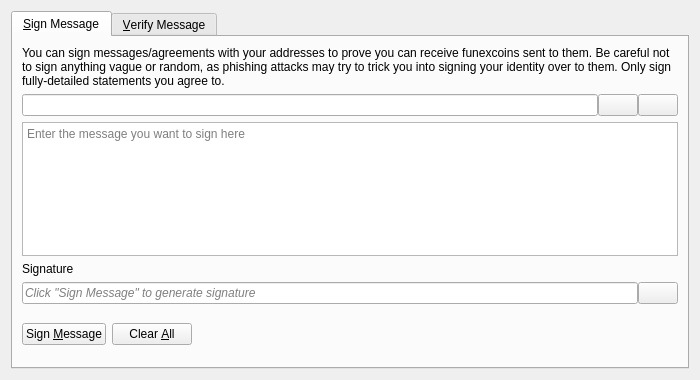
<?xml version="1.0" encoding="UTF-8"?>
<ui version="4.0">
 <class>SignVerifyMessageDialog</class>
 <widget class="QDialog" name="SignVerifyMessageDialog">
  <property name="geometry">
   <rect>
    <x>0</x>
    <y>0</y>
    <width>700</width>
    <height>380</height>
   </rect>
  </property>
  <property name="windowTitle">
   <string>Signatures - Sign / Verify a Message</string>
  </property>
  <property name="modal">
   <bool>true</bool>
  </property>
  <layout class="QVBoxLayout" name="verticalLayout">
   <item>
    <widget class="QTabWidget" name="tabWidget">
     <property name="currentIndex">
      <number>0</number>
     </property>
     <widget class="QWidget" name="tabSignMessage">
      <attribute name="title">
       <string>&amp;Sign Message</string>
      </attribute>
      <layout class="QVBoxLayout" name="verticalLayout_SM">
       <item>
        <widget class="QLabel" name="infoLabel_SM">
         <property name="text">
          <string>You can sign messages/agreements with your addresses to prove you can receive funexcoins sent to them. Be careful not to sign anything vague or random, as phishing attacks may try to trick you into signing your identity over to them. Only sign fully-detailed statements you agree to.</string>
         </property>
         <property name="textFormat">
          <enum>Qt::PlainText</enum>
         </property>
         <property name="wordWrap">
          <bool>true</bool>
         </property>
        </widget>
       </item>
       <item>
        <layout class="QHBoxLayout" name="horizontalLayout_1_SM">
         <property name="spacing">
          <number>0</number>
         </property>
         <item>
          <widget class="QValidatedLineEdit" name="addressIn_SM">
           <property name="toolTip">
            <string>The FunexCoin address to sign the message with</string>
           </property>
          </widget>
         </item>
         <item>
          <widget class="QPushButton" name="addressBookButton_SM">
           <property name="toolTip">
            <string>Choose previously used address</string>
           </property>
           <property name="text">
            <string/>
           </property>
           <property name="icon">
            <iconset resource="../funexcoin.qrc">
             <normaloff>:/icons/address-book</normaloff>:/icons/address-book</iconset>
           </property>
           <property name="shortcut">
            <string>Alt+A</string>
           </property>
           <property name="autoDefault">
            <bool>false</bool>
           </property>
          </widget>
         </item>
         <item>
          <widget class="QPushButton" name="pasteButton_SM">
           <property name="toolTip">
            <string>Paste address from clipboard</string>
           </property>
           <property name="text">
            <string/>
           </property>
           <property name="icon">
            <iconset resource="../funexcoin.qrc">
             <normaloff>:/icons/editpaste</normaloff>:/icons/editpaste</iconset>
           </property>
           <property name="shortcut">
            <string>Alt+P</string>
           </property>
           <property name="autoDefault">
            <bool>false</bool>
           </property>
          </widget>
         </item>
        </layout>
       </item>
       <item>
        <widget class="QPlainTextEdit" name="messageIn_SM">
         <property name="toolTip">
          <string>Enter the message you want to sign here</string>
         </property>
         <property name="placeholderText">
          <string>Enter the message you want to sign here</string>
         </property>
        </widget>
       </item>
       <item>
        <widget class="QLabel" name="signatureLabel_SM">
         <property name="text">
          <string>Signature</string>
         </property>
         <property name="textFormat">
          <enum>Qt::PlainText</enum>
         </property>
        </widget>
       </item>
       <item>
        <layout class="QHBoxLayout" name="horizontalLayout_2_SM">
         <property name="spacing">
          <number>0</number>
         </property>
         <item>
          <widget class="QLineEdit" name="signatureOut_SM">
           <property name="placeholderText">
            <string>Click "Sign Message" to generate signature</string>
           </property>
           <property name="font">
            <font>
             <italic>true</italic>
            </font>
           </property>
           <property name="readOnly">
            <bool>true</bool>
           </property>
          </widget>
         </item>
         <item>
          <widget class="QPushButton" name="copySignatureButton_SM">
           <property name="toolTip">
            <string>Copy the current signature to the system clipboard</string>
           </property>
           <property name="text">
            <string/>
           </property>
           <property name="icon">
            <iconset resource="../funexcoin.qrc">
             <normaloff>:/icons/editcopy</normaloff>:/icons/editcopy</iconset>
           </property>
           <property name="autoDefault">
            <bool>false</bool>
           </property>
          </widget>
         </item>
        </layout>
       </item>
       <item>
        <layout class="QHBoxLayout" name="horizontalLayout_3_SM">
         <item>
          <widget class="QPushButton" name="signMessageButton_SM">
           <property name="toolTip">
            <string>Sign the message to prove you own this FunexCoin address</string>
           </property>
           <property name="text">
            <string>Sign &amp;Message</string>
           </property>
           <property name="icon">
            <iconset resource="../funexcoin.qrc">
             <normaloff>:/icons/edit</normaloff>:/icons/edit</iconset>
           </property>
           <property name="autoDefault">
            <bool>false</bool>
           </property>
          </widget>
         </item>
         <item>
          <widget class="QPushButton" name="clearButton_SM">
           <property name="toolTip">
            <string>Reset all sign message fields</string>
           </property>
           <property name="text">
            <string>Clear &amp;All</string>
           </property>
           <property name="icon">
            <iconset resource="../funexcoin.qrc">
             <normaloff>:/icons/remove</normaloff>:/icons/remove</iconset>
           </property>
           <property name="autoDefault">
            <bool>false</bool>
           </property>
          </widget>
         </item>
         <item>
          <spacer name="horizontalSpacer_1_SM">
           <property name="orientation">
            <enum>Qt::Horizontal</enum>
           </property>
           <property name="sizeHint" stdset="0">
            <size>
             <width>40</width>
             <height>48</height>
            </size>
           </property>
          </spacer>
         </item>
         <item>
          <widget class="QLabel" name="statusLabel_SM">
           <property name="font">
            <font>
             <weight>75</weight>
             <bold>true</bold>
            </font>
           </property>
           <property name="text">
            <string/>
           </property>
           <property name="wordWrap">
            <bool>true</bool>
           </property>
          </widget>
         </item>
         <item>
          <spacer name="horizontalSpacer_2_SM">
           <property name="orientation">
            <enum>Qt::Horizontal</enum>
           </property>
           <property name="sizeHint" stdset="0">
            <size>
             <width>40</width>
             <height>48</height>
            </size>
           </property>
          </spacer>
         </item>
        </layout>
       </item>
      </layout>
     </widget>
     <widget class="QWidget" name="tabVerifyMessage">
      <attribute name="title">
       <string>&amp;Verify Message</string>
      </attribute>
      <layout class="QVBoxLayout" name="verticalLayout_VM">
       <item>
        <widget class="QLabel" name="infoLabel_VM">
         <property name="text">
          <string>Enter the receiver's address, message (ensure you copy line breaks, spaces, tabs, etc. exactly) and signature below to verify the message. Be careful not to read more into the signature than what is in the signed message itself, to avoid being tricked by a man-in-the-middle attack. Note that this only proves the signing party receives with the address, it cannot prove sendership of any transaction!</string>
         </property>
         <property name="textFormat">
          <enum>Qt::PlainText</enum>
         </property>
         <property name="alignment">
          <set>Qt::AlignLeading|Qt::AlignLeft|Qt::AlignTop</set>
         </property>
         <property name="wordWrap">
          <bool>true</bool>
         </property>
        </widget>
       </item>
       <item>
        <layout class="QHBoxLayout" name="horizontalLayout_1_VM">
         <property name="spacing">
          <number>0</number>
         </property>
         <item>
          <widget class="QValidatedLineEdit" name="addressIn_VM">
           <property name="toolTip">
            <string>The FunexCoin address the message was signed with</string>
           </property>
          </widget>
         </item>
         <item>
          <widget class="QPushButton" name="addressBookButton_VM">
           <property name="toolTip">
            <string>Choose previously used address</string>
           </property>
           <property name="text">
            <string/>
           </property>
           <property name="icon">
            <iconset resource="../funexcoin.qrc">
             <normaloff>:/icons/address-book</normaloff>:/icons/address-book</iconset>
           </property>
           <property name="shortcut">
            <string>Alt+A</string>
           </property>
           <property name="autoDefault">
            <bool>false</bool>
           </property>
          </widget>
         </item>
        </layout>
       </item>
       <item>
        <widget class="QPlainTextEdit" name="messageIn_VM">
          <property name="toolTip">
            <string>The signed message to verify</string>
          </property>
          <property name="placeholderText">
            <string>The signed message to verify</string>
          </property>
        </widget>
       </item>
       <item>
        <widget class="QValidatedLineEdit" name="signatureIn_VM">
          <property name="toolTip">
            <string>The signature given when the message was signed</string>
          </property>
          <property name="placeholderText">
            <string>The signature given when the message was signed</string>
          </property>
        </widget>
       </item>
       <item>
        <layout class="QHBoxLayout" name="horizontalLayout_2_VM">
         <item>
          <widget class="QPushButton" name="verifyMessageButton_VM">
           <property name="toolTip">
            <string>Verify the message to ensure it was signed with the specified FunexCoin address</string>
           </property>
           <property name="text">
            <string>Verify &amp;Message</string>
           </property>
           <property name="icon">
            <iconset resource="../funexcoin.qrc">
             <normaloff>:/icons/transaction_0</normaloff>:/icons/transaction_0</iconset>
           </property>
           <property name="autoDefault">
            <bool>false</bool>
           </property>
          </widget>
         </item>
         <item>
          <widget class="QPushButton" name="clearButton_VM">
           <property name="toolTip">
            <string>Reset all verify message fields</string>
           </property>
           <property name="text">
            <string>Clear &amp;All</string>
           </property>
           <property name="icon">
            <iconset resource="../funexcoin.qrc">
             <normaloff>:/icons/remove</normaloff>:/icons/remove</iconset>
           </property>
           <property name="autoDefault">
            <bool>false</bool>
           </property>
          </widget>
         </item>
         <item>
          <spacer name="horizontalSpacer_1_VM">
           <property name="orientation">
            <enum>Qt::Horizontal</enum>
           </property>
           <property name="sizeHint" stdset="0">
            <size>
             <width>40</width>
             <height>48</height>
            </size>
           </property>
          </spacer>
         </item>
         <item>
          <widget class="QLabel" name="statusLabel_VM">
           <property name="font">
            <font>
             <weight>75</weight>
             <bold>true</bold>
            </font>
           </property>
           <property name="text">
            <string/>
           </property>
           <property name="wordWrap">
            <bool>true</bool>
           </property>
          </widget>
         </item>
         <item>
          <spacer name="horizontalSpacer_2_VM">
           <property name="orientation">
            <enum>Qt::Horizontal</enum>
           </property>
           <property name="sizeHint" stdset="0">
            <size>
             <width>40</width>
             <height>48</height>
            </size>
           </property>
          </spacer>
         </item>
        </layout>
       </item>
      </layout>
     </widget>
    </widget>
   </item>
  </layout>
 </widget>
 <customwidgets>
  <customwidget>
   <class>QValidatedLineEdit</class>
   <extends>QLineEdit</extends>
   <header>qt/qvalidatedlineedit.h</header>
  </customwidget>
 </customwidgets>
 <resources>
  <include location="../funexcoin.qrc"/>
 </resources>
 <connections/>
</ui>
